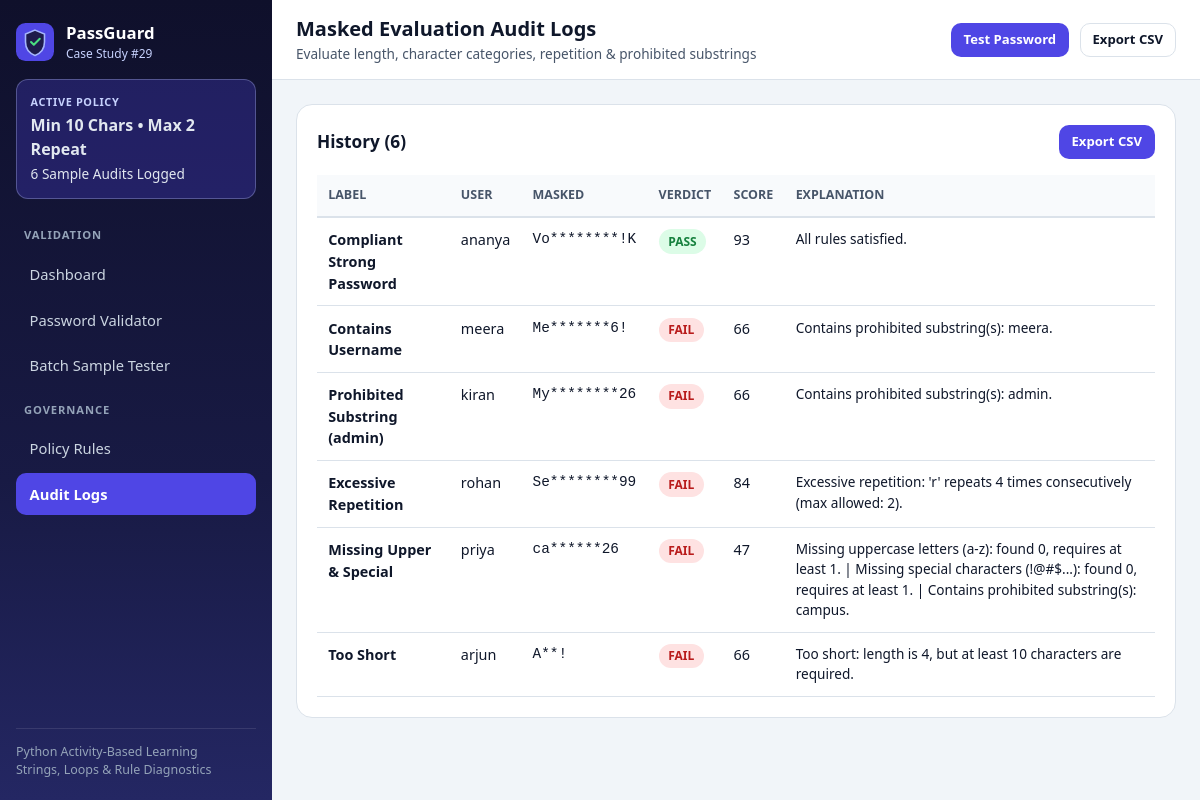
Page /logs on the committed database.
### tables this page shows
CREATE TABLE policy_settings (
                id INTEGER PRIMARY KEY CHECK (id = 1),
                min_length INTEGER NOT NULL,
                min_upper INTEGER NOT NULL,
                min_lower INTEGER NOT NULL,
                min_digits INTEGER NOT NULL,
                min_special INTEGER NOT NULL,
                max_consecutive_repeat INTEGER NOT NULL,
                disallow_spaces INTEGER NOT NULL,
                prohibited_csv TEXT NOT NULL
            );

CREATE TABLE validation_logs (
                id INTEGER PRIMARY KEY AUTOINCREMENT,
                sample_label TEXT NOT NULL,
                username TEXT NOT NULL,
                masked_preview TEXT NOT NULL,
                pw_length INTEGER NOT NULL,
                verdict TEXT NOT NULL,
                score INTEGER NOT NULL,
                strength_label TEXT NOT NULL,
                failed_reasons TEXT NOT NULL,
                evaluated_at TEXT NOT NULL DEFAULT (datetime('now', 'localtime'))
            );

### app.py (the view)
    @app.route("/logs")
    def logs():
        return render_template("logs.html", logs=get_logs(app.config["DB_PATH"]))

### database.py (called while the page is built)
def _resolve_db_path(db_path):
    target = db_path or DEFAULT_DB_PATH
    if os.environ.get("VERCEL") and not str(target).startswith("/tmp"):
        tmp_path = os.path.join("/tmp", os.path.basename(target))
        if not os.path.exists(tmp_path) and os.path.exists(target):
            shutil.copyfile(target, tmp_path)
        return tmp_path
    return target

def get_connection(db_path=None):
    resolved = _resolve_db_path(db_path)
    parent = os.path.dirname(resolved)
    if parent:
        os.makedirs(parent, exist_ok=True)
    conn = sqlite3.connect(resolved)
    conn.row_factory = sqlite3.Row
    return conn

def get_policy(db_path=None):
    conn = get_connection(db_path)
    try:
        row = conn.execute("SELECT * FROM policy_settings WHERE id = 1").fetchone()
        return dict(row) if row else dict(DEFAULT_POLICY)
    finally:
        conn.close()

def get_logs(db_path=None):
    conn = get_connection(db_path)
    try:
        return [dict(r) for r in conn.execute("SELECT * FROM validation_logs ORDER BY id DESC").fetchall()]
    finally:
        conn.close()

### templates/logs.html (shortened to what this page needs)
{% extends "base.html" %}
{% block page_title %}Masked Evaluation Audit Logs{% endblock %}
{% block content %}
<section class="card">
  <div class="card-header"><h3>History ({{ logs | length }})</h3><a href="{{ url_for('export_csv') }}" class="btn btn-primary btn-sm">Export CSV</a></div>
  <div class="table-wrapper">
    <table>
      <thead><tr><th>Label</th><th>User</th><th>Masked</th><th>Verdict</th><th>Score</th><th>Explanation</th></tr></thead>
      <tbody>
        {% for l in logs %}
        <tr><th>{{ l.sample_label }}</th><td>{{ l.username }}</td><td class="mono">{{ l.masked_preview }}</td><td><span class="badge {% if l.verdict == 'PASS' %}badge-green{% else %}badge-red{% endif %}">{{ l.verdict }}</span></td><td>{{ l.score }}</td><td class="small">{{ l.failed_reasons }}</td></tr>
        {% endfor %}
      </tbody>
    </table>
  </div>
</section>
{% endblock %}

### templates/base.html (shortened to what this page needs)
<!DOCTYPE html>
<html lang="en">
<head>
  <link rel="stylesheet" href="{{ url_for('static', filename='css/style.css') }}">
</head>
<body>
  <div class="app-shell">
    <div class="Drawer" id="drawer" popover="manual" role="dialog" aria-label="Primary navigation">
      <div class="Drawer-scroller">
        <aside class="Drawer-sheet sidebar">
          <div class="sidebar-header">
            <a href="{{ url_for('dashboard') }}" class="brand">
              <img src="{{ url_for('static', filename='images/logo.svg') }}" alt="" width="38" height="38">
              <div><span class="brand-title">PassGuard</span><span class="brand-sub">Case Study #29</span></div>
            </a>
          </div>
          <div class="status-chip">
            <span class="chip-badge">ACTIVE POLICY</span>
            <strong>Min {{ policy.min_length }} Chars &bull; Max {{ policy.max_consecutive_repeat }} Repeat</strong>
            <span class="small">{{ nav_logs }} Sample Audits Logged</span>
          </div>
          <nav class="sidebar-nav">
            <p class="nav-group-label">Validation</p>
            <a href="{{ url_for('dashboard') }}" class="nav-link {% if current_endpoint == 'dashboard' %}is-active{% endif %}">Dashboard</a>
            <a href="{{ url_for('validator') }}" class="nav-link {% if current_endpoint == 'validator' %}is-active{% endif %}">Password Validator</a>
            <a href="{{ url_for('batch') }}" class="nav-link {% if current_endpoint == 'batch' %}is-active{% endif %}">Batch Sample Tester</a>
            <p class="nav-group-label">Governance</p>
            <a href="{{ url_for('policy_rules') }}" class="nav-link {% if current_endpoint == 'policy_rules' %}is-active{% endif %}">Policy Rules</a>
            <a href="{{ url_for('logs') }}" class="nav-link {% if current_endpoint == 'logs' %}is-active{% endif %}">Audit Logs</a>
          </nav>
          <div class="sidebar-footer">Python Activity-Based Learning<br>Strings, Loops &amp; Rule Diagnostics</div>
        </aside>
      </div>
    </div>
    <div class="main-shell" id="main-shell">
      <header class="topbar">
        <div class="topbar-left">
          <div>
            <h1 class="page-heading">{% block page_title %}Password Policy Dashboard{% endblock %}</h1>
            <p class="page-subtitle">{% block page_subtitle %}Evaluate length, character categories, repetition &amp; prohibited substrings{% endblock %}</p>
          </div>
        </div>
        <div class="topbar-right">
          <a href="{{ url_for('validator') }}" class="btn btn-primary btn-sm">Test Password</a>
          <a href="{{ url_for('export_csv') }}" class="btn btn-outline btn-sm">Export CSV</a>
        </div>
      </header>
      <main class="content-area">
        {% block content %}{% endblock %}
      </main>
    </div>
  </div>
</body>
</html>

### rows in the picture
policy_settings: min_length "10", max_consecutive_repeat "2"
validation_logs: sample_label "Compliant Strong Password", username "ananya", masked_preview "Vo********!K", verdict "PASS", score "93", failed_reasons "All rules satisfied."
validation_logs: sample_label "Contains Username", username "meera", masked_preview "Me*******6!", verdict "FAIL", score "66", failed_reasons "Contains prohibited substring(s): meera."
validation_logs: sample_label "Prohibited Substring (admin)", username "kiran", masked_preview "My********26", verdict "FAIL", score "66", failed_reasons "Contains prohibited substring(s): admin."
validation_logs: sample_label "Excessive Repetition", username "rohan", masked_preview "Se********99", verdict "FAIL", score "84", failed_reasons "Excessive repetition: 'r' repeats 4 times consecutively (max allowed: 2)."
validation_logs: sample_label "Missing Upper & Special", username "priya", masked_preview "ca******26", verdict "FAIL", score "47", failed_reasons "Missing uppercase letters (a-z): found 0, requires at least 1. | Missing special characters (!@#$...): found 0, requires at least 1. | Contains prohibited substring(s): campus."
validation_logs: sample_label "Too Short", username "arjun", masked_preview "A**!", verdict "FAIL", score "66", failed_reasons "Too short: length is 4, but at least 10 characters are required."

### other values in the picture
{{ nav_logs }} "6"
{{ logs | length }} "6"
